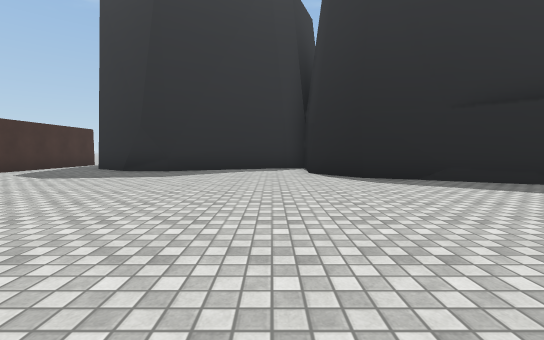
[1] (above)

18 first-person views from a walk through a Unity game level. The camera is 1.2 m above the floor, tilts 4° down and sees 90° across. The floor is counted in squares, 2 m on a side. Each view is taken from the middle of a square. On the plan, view 1 faces up. The plan holds only what a view shows up to about 9 squares ahead; the rest is blank. The place goes on beyond the plan. The player is left out. Some animated figures are not drawn. Some surface patterns are stand-ins.

[2]
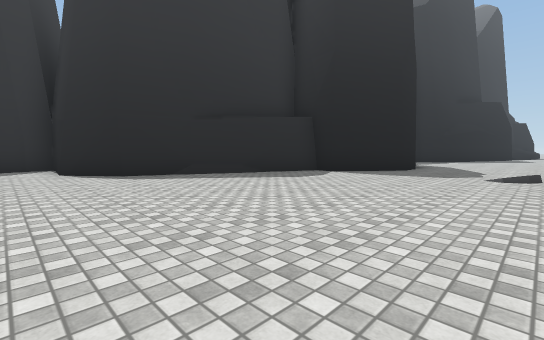

[3]
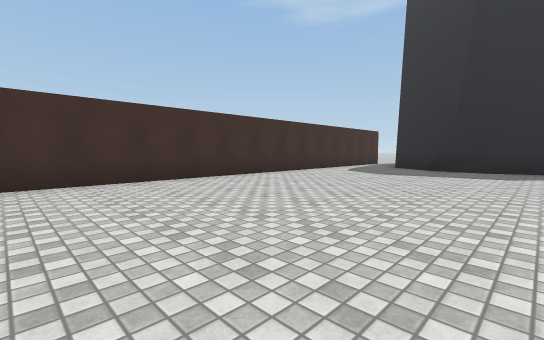

[4]
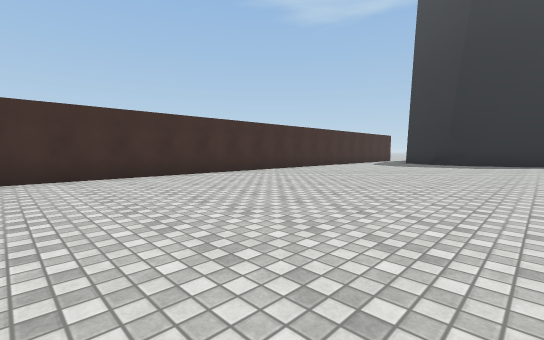

[5]
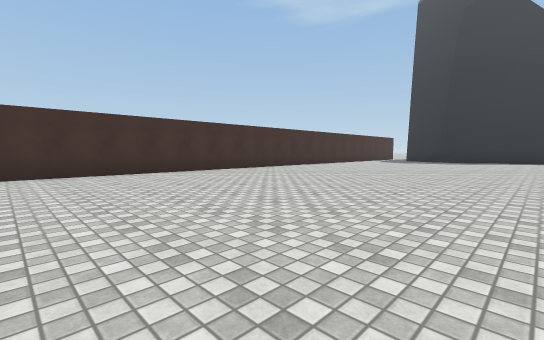

[6]
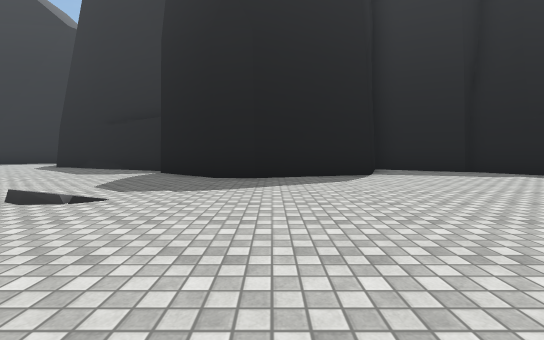

[7]
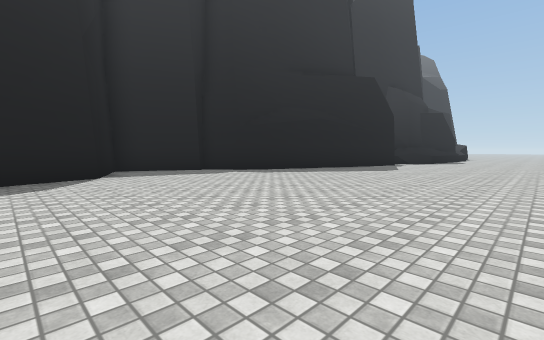

[8]
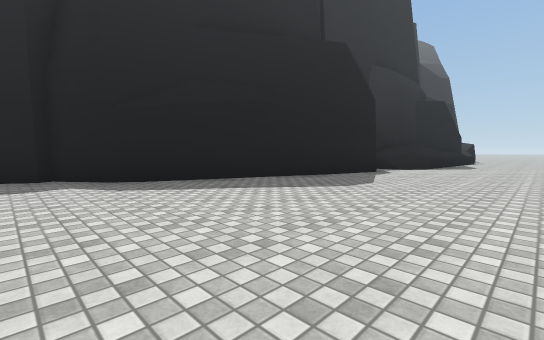

[9]
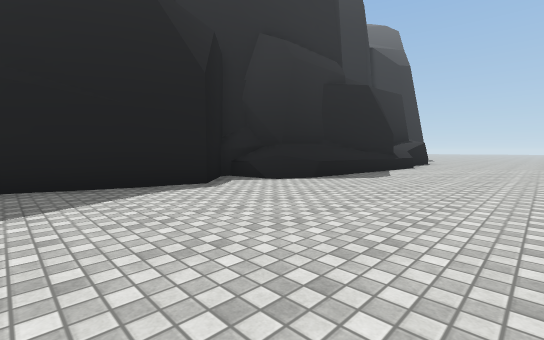

[10]
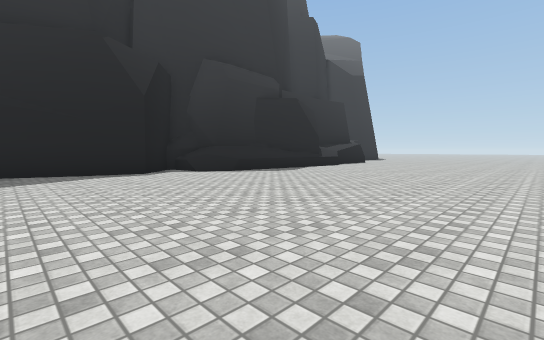

[11]
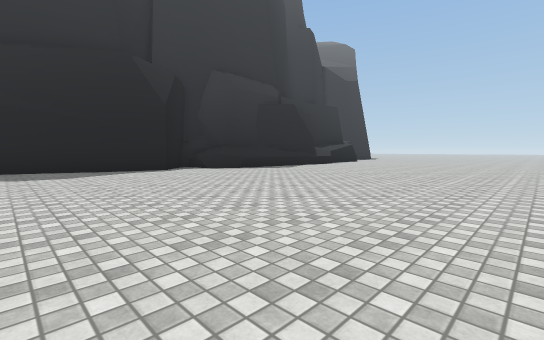

[12]
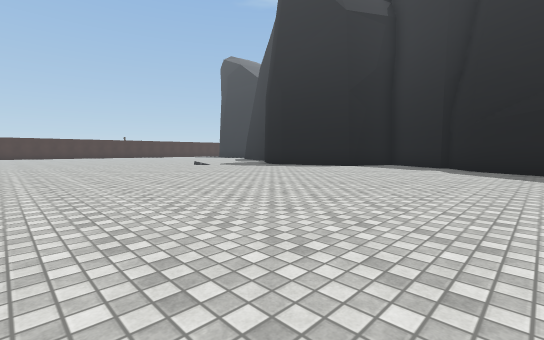

[13]
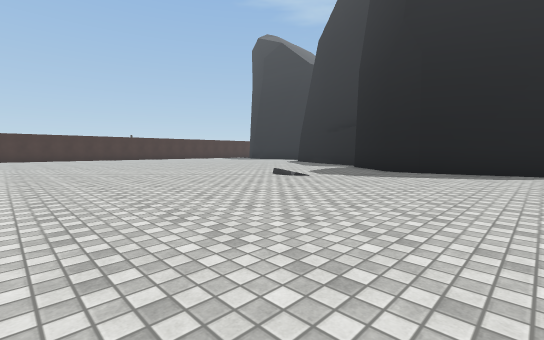

[14]
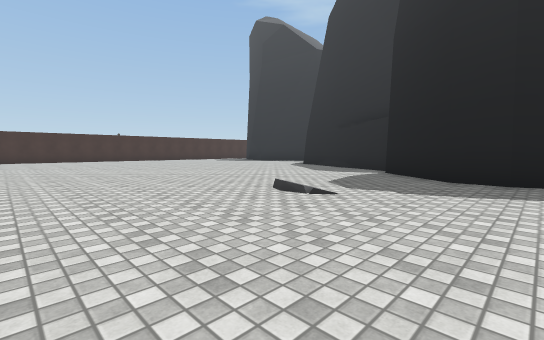

[15]
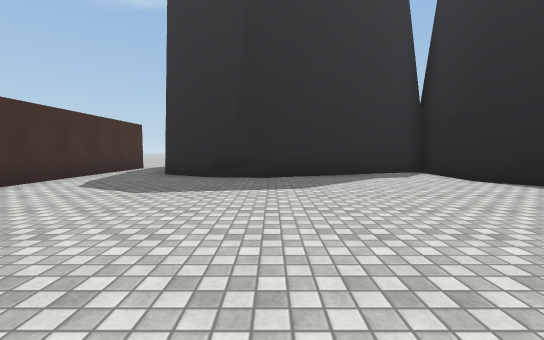

[16]
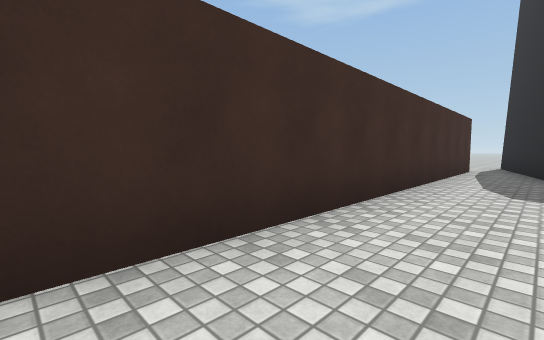

[17]
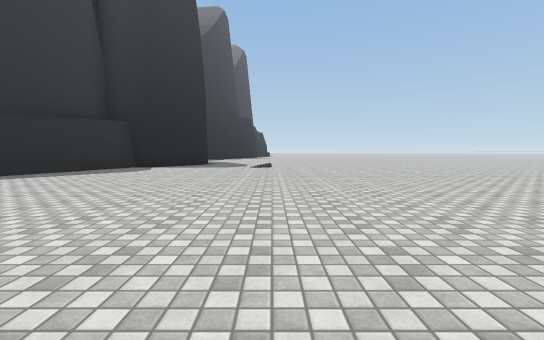

[18]
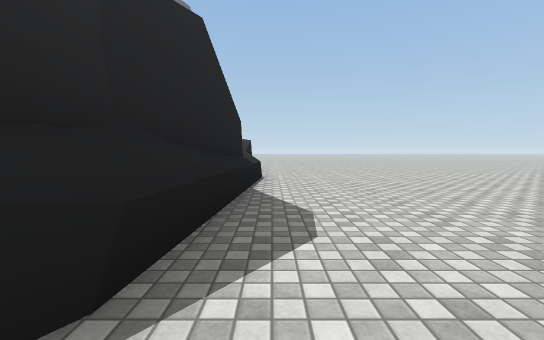

### Floor plan
Points are (right, up) in squares from view 1. A wall is a line through its corners. A room is listed if a view was taken in it or the views show most of it. See-through windows are left out.
Room 1 (views 1, 2, 3, 4, 5, 6, 7, 8, 9, 10, 11, 12, 13, 14, 15, 16, 17, 18)
walls: (15.6, 3.7) (13.4, 4.9) (12.5, 2.9) (9.5, 2) (8.8, 2) (7, 3.5) (7, 4.1) (3.4, 5.6); (16.5, 2.8) (15.7, 3.9); (3.6, 5.4) (2.8, 5.6); (3.7, 5.5) (2, 6.1) (1.2, 7.2); (1.7, 6.6) (1.2, 7.4) (1.2, 9.6) (0.5, 9.5); (21.5, 0.8) (17, 2.4) (16.4, 2.9); (0.6, 9.5) (-3.1, 8.1) (-4.5, 8.1); (24, 1.7) (22.7, 0.5) (21.4, 0.8); (24.8, 1.1) (23.6, 1.5); (-4, 7.9) (-5.8, 9.1); (27.5, 0.2) (26.3, 0.6); (-6, 9.9) (-6.4, 11.6); (28.7, -0.3) (28, -0.1); (29.3, -0.4) (28.1, -0.1) (26.7, 0.5) (25, 0.7) (24.7, 1.4) (23.9, 1.7); (-7.5, 11.5) (-7.5, -8)
low walls: (29.9, -0.7) (25.2, -0.3) (24.4, 0.2)
ways out: opening at (-7, 11)

Positions as (right, up) in squares from view 1, and headings:
1: (0, 0), facing up
2: (0, -1), facing up-right
3: (-2, -1), facing up-left
4: (-1, -5), facing up-left
5: (0, -8), facing up-left
6: (10, -4), facing up
7: (11, -4), facing up-right
8: (15, -3), facing up-right
9: (20, -4), facing up-right
10: (20, -7), facing up-right
11: (19, -8), facing up-right
12: (18, -7), facing up-left
13: (12, -6), facing up-left
14: (10, -4), facing up-left
15: (-3, 2), facing up
16: (-6, 2), facing up-left
17: (-3, -1), facing right
18: (24, -1), facing right
